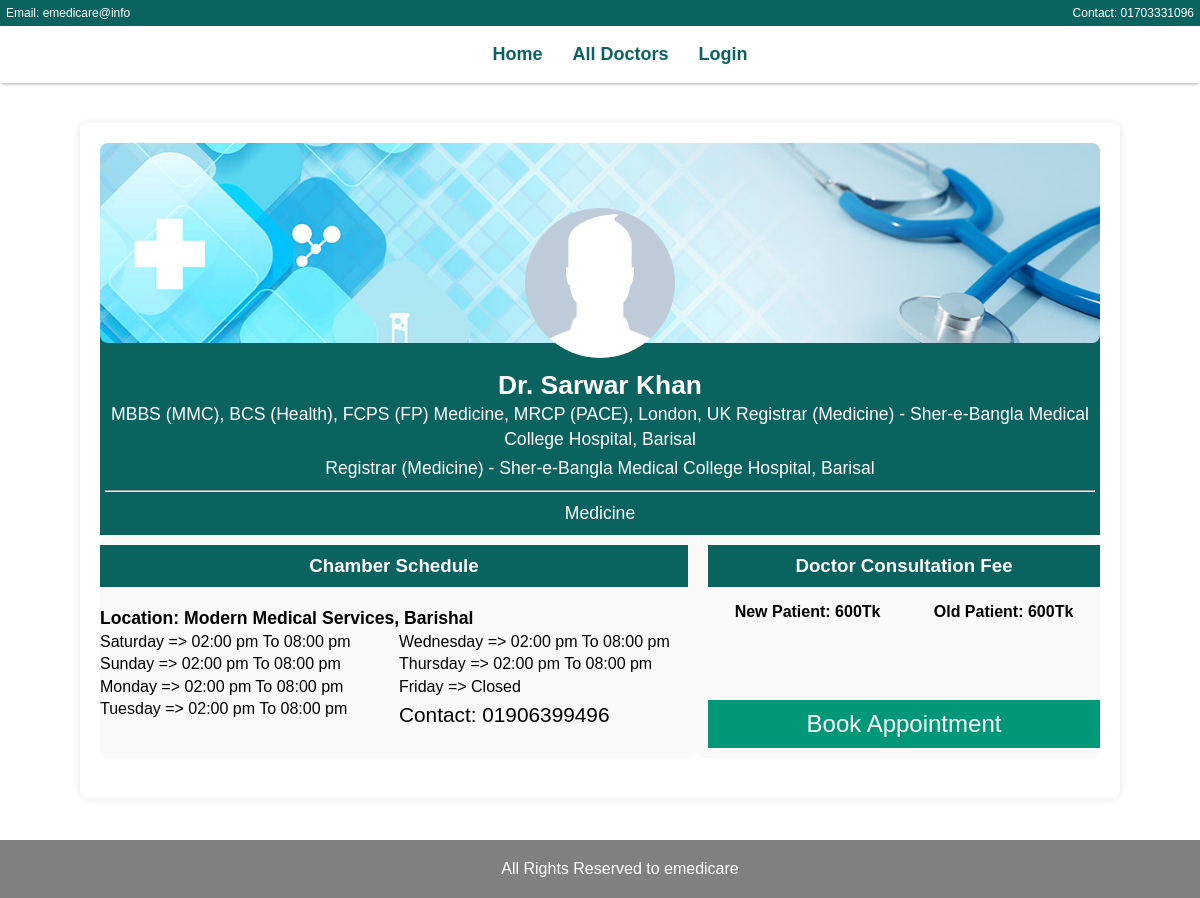
The app's page /DoctorLists/details.php?doctor_id=3 with its own data.
### tables this page shows
CREATE TABLE `doctors` (
  `ID` int(11) NOT NULL,
  `name` varchar(50) NOT NULL,
  `degree` varchar(500) NOT NULL,
  `designation` varchar(500) NOT NULL,
  `speciality` varchar(200) NOT NULL,
  `gender` varchar(1) NOT NULL,
  `newCost` int(11) NOT NULL,
  `oldCost` int(11) NOT NULL,
  `email` varchar(30) NOT NULL
);

CREATE TABLE `chambers` (
  `ID` int(11) NOT NULL,
  `name` varchar(50) NOT NULL,
  `location` varchar(200) NOT NULL,
  `phone` varchar(11) NOT NULL
);

CREATE TABLE `doctorinchambers` (
  `ID` int(11) NOT NULL,
  `doctorID` int(11) DEFAULT NULL,
  `chamberID` int(11) DEFAULT NULL,
  `helpline` varchar(255) DEFAULT NULL,
  `schedules` varchar(555) DEFAULT NULL
);

### DoctorLists/details.php (the view, shortened to what this page needs)
<?php
if(isset($_GET['doctor_id'])) {
  $doctorID = $_GET['doctor_id'];
  include('../Configure/config.php');
  $conn = new mysqli($servername, $username, $password, $dbname);
  $sql = "SELECT * FROM doctors WHERE ID = $doctorID";
  $result = $conn->query($sql);
  if ($result && $result->num_rows > 0) {
    $row = $result->fetch_assoc();
    $name = $row['name'];
    $degree = $row['degree'];
    $designation = $row['designation'];
    $speciality = $row['speciality'];
    $newCost = $row['newCost'];
    $oldCost = $row['oldCost'];
  }
  else {
    echo "Doctor ID not provided in the URL.";
  }
  $sql2 = "SELECT schedules FROM doctorInChambers WHERE doctorID = $doctorID";
  $result2 = $conn->query($sql2);
  $sql22 = "SELECT helpline FROM doctorInChambers WHERE doctorID = $doctorID";
  $contacts = $conn->query($sql22);
  if ($result2) {
    if ($result2->num_rows > 0) {
        $schedules = array();
        while ($row2 = $result2->fetch_assoc()) {
          $schedules[] = $row2['schedules'];
        }
    }
    else {
        $schedules = "No schedules found";
    }
  }
  else {
    $schedules = "Error executing query: " . $conn->error;
  }
  $sql3 = "SELECT name, location FROM chambers WHERE chambers.ID IN
  (SELECT chamberID FROM doctorInChambers WHERE doctorID = $doctorID)";
  $result3 = $conn->query($sql3);
}
?>
<!DOCTYPE html>
<html lang="en">
<head>
</head>
<body>
<?php include('../headerFooter/header.php'); ?>
<div class="container">
  <div class="doctor-header">
    <div class="doctor-image"></div>
  </div>
  <div class="doctor-details">
    <?php
      echo '<h2>' . $name . '</h2>';
      echo '<p>' . $degree . ' ' . $row['designation'] . '</p>';
      echo '<p>' . $designation . '</p>';
      echo '<hr>';
      echo '<p>' . $speciality . '</p>';
    ?>
  </div>
  <div class="details-section">
    <div class="left-section" style="padding-left: 0px;">
      <h3 class="heading">Chamber Schedule</h3>
      <div>
        <?php
          if (!empty($schedules)) {
            foreach ($schedules as $schedule) {
              $row3 = $result3->fetch_assoc();
              $contact = $contacts->fetch_assoc();
              $scheduleParts = explode(',', $schedule);
              echo '<div class="address">Location: ' . $row3['name'] . ', ' .$row3['location'] . '</div>';
              echo '<div class="schedule-container">';
                echo '<div class="left-schedule">';
                  echo '<p>' . $scheduleParts[0] . '</p>';
                  echo '<p>' . $scheduleParts[1] . '</p>';
                  echo '<p>' . $scheduleParts[2] . '</p>';
                  echo '<p>' . $scheduleParts[3] . '</p>';
                echo '</div>';
                echo '<div class="right-schedule">';
                  echo '<p>' . $scheduleParts[4] . '</p>';
                  echo '<p>' . $scheduleParts[5] . '</p>';
                  echo '<p>' . $scheduleParts[6] . '</p>';
                  echo '<p style="font-size:130%"> Contact: ' . $contact['helpline'] . '</p>';
                echo '</div>';
                echo '<br>';
              echo '</div>';
            }
          }
          else {
            echo "<p>No schedules found</p>";
          }
        ?>
      </div>
    </div>
    <div class="right-section" style="padding-right:0px">
      <h3 class="heading">Doctor Consultation Fee</h3>
      <?php
        echo '<p style="display: flex; justify-content: space-around; margin-bottom:20%;">';
        echo "<span style='font-weight:bold'>New Patient: " . $newCost . "Tk </span>";
        echo "<span style='font-weight:bold'>Old Patient: " . $oldCost . "Tk </span>";
        echo '</p>';
      ?>
      <div class="appointment-section">
      <a href="#" onclick="checkLogin(<?php echo $doctorID ?>)">Book Appointment</a>
      </div>
    </div>
  </div>
</div>
</body>
</html>

### headerFooter/header.php (style rules this page uses)
body { font-family: Arial, sans-serif; margin: 0; padding: 0; box-sizing: border-box; }

### records on screen
doctors: name "Dr. Sarwar Khan", degree "MBBS (MMC), BCS (Health), FCPS (FP) Medicine, MRCP (PACE), London, UK", designation "Registrar (Medicine) - Sher-e-Bangla Medical College Hospital, Barisal", speciality "Medicine", newCost "600", oldCost "600"
chambers: name "Modern Medical Services", location "Barishal"
doctorinchambers: helpline "01906399496"

### other values on screen
$scheduleParts[0] "Saturday => 02:00 pm To 08:00 pm"
$scheduleParts[1] "Sunday => 02:00 pm To 08:00 pm"
$scheduleParts[2] "Monday => 02:00 pm To 08:00 pm"
$scheduleParts[3] "Tuesday => 02:00 pm To 08:00 pm"
$scheduleParts[4] "Wednesday => 02:00 pm To 08:00 pm"
$scheduleParts[5] "Thursday => 02:00 pm To 08:00 pm"
$scheduleParts[6] "Friday => Closed"
